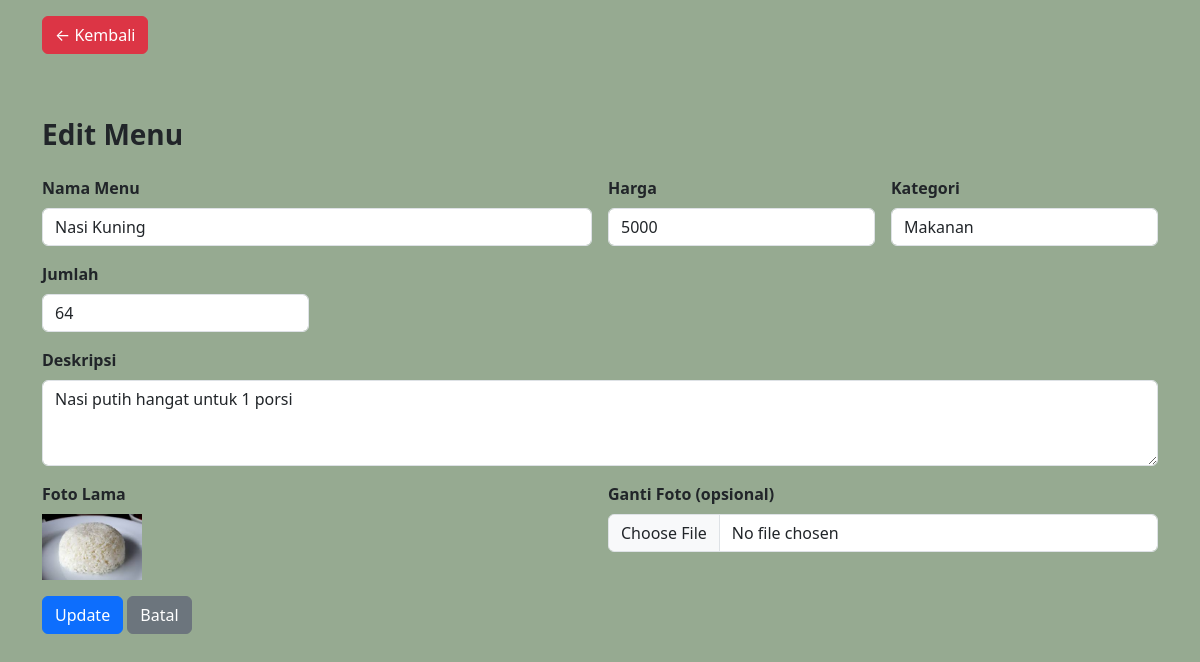
Page /ADMIN/edit.php?id_menu=1 on the committed database.
### tables this page shows
CREATE TABLE `menu` (
  `id_menu` int(11) NOT NULL,
  `nama_menu` varchar(100) NOT NULL,
  `harga` decimal(10,0) NOT NULL,
  `jumlah` int(11) NOT NULL,
  `kategori` varchar(50) NOT NULL,
  `deskripsi` text DEFAULT NULL,
  `gambar` varchar(255) DEFAULT NULL,
  `status` enum('Tersedia','Habis') DEFAULT 'Tersedia'
);

### ADMIN/edit.php (the view, shortened to what this page needs)
<?php include 'config.php'; ?>
<?php
$id_menu= $_GET['id_menu'];
$data = mysqli_fetch_assoc(mysqli_query($conn, "SELECT * FROM menu WHERE id_menu=$id_menu"));
?>
<!DOCTYPE html>
<html>
<head>
    <link href="https://cdn.jsdelivr.net/npm/bootstrap@5.3.0/dist/css/bootstrap.min.css" rel="stylesheet">
</head>
<body>
<div class="container mt-3">
    <a href="dashboard.php" class="btn btn-danger mb-3">← Kembali</a>
</div>
<div class="container mt-5">
    <h3 class="mb-4">Edit Menu</h3>
    <form method="POST" enctype="multipart/form-data" class="row g-3">
        <div class="col-md-6">
            <label class="form-label">Nama Menu</label>
            <input type="text" name="nama_menu" class="form-control" value="<?= $data['nama_menu'] ?>" required>
        </div>
        <div class="col-md-3">
            <label class="form-label">Harga</label>
            <input type="number" name="harga" class="form-control" value="<?= $data['harga'] ?>" required>
        </div>
        <div class="col-md-3">
            <label class="form-label">Kategori</label>
            <input type="text" name="kategori" class="form-control" value="<?= $data['kategori'] ?>" required>
        </div>
        <div class="col-md-3">
            <label class="form-label">Jumlah</label>
            <input type="number" name="jumlah" class="form-control" value="<?= $data['jumlah'] ?>" required>
        </div>
        <div class="col-12">
            <label class="form-label">Deskripsi</label>
            <textarea name="deskripsi" class="form-control" rows="3"><?= $data['deskripsi'] ?></textarea>
        </div>
        <div class="col-md-6">
            <label class="form-label">Foto Lama</label><br>
            <img src="../IMAGE/<?= $data['gambar'] ?>" width="100">
        </div>
        <div class="col-md-6">
            <label class="form-label">Ganti Foto (opsional)</label>
            <input type="file" name="gambar" class="form-control">
        </div>
        <div class="col-12">
            <button type="submit" name="update" class="btn btn-primary">Update</button>
            <a href="dashboard.php" class="btn btn-secondary">Batal</a>
        </div>
    </form>
</div>
</body>
</html>

### ADMIN/edit.php (style rules this page uses)
body { background-color: #96aa91 ; }
.container h3 { font-weight: 700 ; }
.container { font-weight: 600; }

### rows in the picture
menu: nama_menu "Nasi Kuning", harga "5000", kategori "Makanan", jumlah "64", deskripsi "Nasi putih hangat untuk 1 porsi", gambar (picture)
